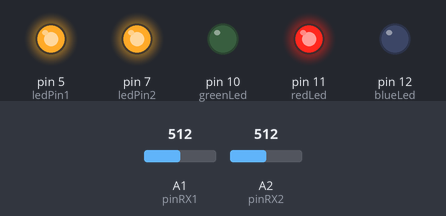
The sketch below on a simulated Arduino Uno, built with avr-gcc and run on an emulated ATmega328P. Shown: output pins drawn as LEDs (lit = HIGH). The test bench sets the inputs (shaded band); at power-on: A1 (pinRX1) = 512, A2 (pinRX2) = 512. What the sketch prints to the serial monitor is not drawn.

Above: at 0.6 s.
Timing chart, 0 to 3.0 s (numbered marks = the images above):
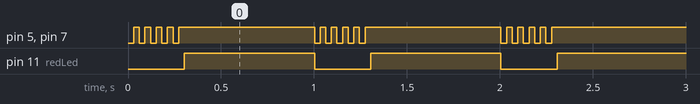

Measured:
- by itself, pin 5 (ledPin1), pin 7 (ledPin2): repeats every 1.0 s: 3 × (LOW 0.03 s, HIGH 0.03 s), LOW 0.03 s, HIGH 0.73 s, LOW 0.03 s, HIGH 0.03 s
- by itself, pin 11 (redLed): alternates HIGH for 0.70 s and LOW for 0.30 s

The sketch:

IRArduinoHandGestureRecognition.ino
```cpp
//Gesture Recognition code for 2 IR sets 30/3/19
//Michael Mc Ferran
//working wave functions with play/pause when hand above both IR
//version 3.8 with 2 IR Led arrays and leds to indicate switching, working wave gestures forward/rewind function
//working volume up/down


const int pinRX1 = A1; //IR receiver diode for left IR set
const int pinRX2 = A2; //IR receiver diode for right IR set

int ledPin1 = 5;        // used to be 22 declaring and initializing a variable   ledPin1 for output port;
int ledPin2 = 7; // second set
int delay_ms = 50;  // declaring and initializing a variable  delay_ms  for delay;
int delay_av = 30;   //delay used in averaging procedure and getting an ambient light reading.
// for fast boards it should be set to lower value, e.g. 10 or smaller


int greenLed =10;
int redLed = 11;
int blueLed = 12;
int switch1 = 0; //LEFT IR ONLY
int switch2 = 0; //BOTH IR
int switch3 = 0; // RIGHT IR ONLY
int switch5 = 0; //BOTH IR but for play/pause
//int switch6 = 0; //used for volume up
//int switch7 = 0;// used for volume down

void setup() {
  //runs once when you press reset or power the board
  // initialize digital pin ledPin as an output.

  Serial.begin(9600);
  pinMode(ledPin1, OUTPUT);    // IR LED pins for left IR
  pinMode(pinRX1, INPUT);      // analog-in pin for left IR
  pinMode(ledPin2, OUTPUT);    // IR LED pins for right IR
  pinMode(pinRX2, INPUT);      // analog-in pin for right IR

  pinMode(greenLed, OUTPUT); //green led
  pinMode(redLed, OUTPUT); //red led
  pinMode(blueLed, OUTPUT); //blue led
}


void loop() {


int Nav =5;  // number of samples used for averaging
int valueIR1[5];  // values of voltage "read" by the IR receiver

int ambientIR1 = 0; // signal magnitude  generated by an ambient IR
int targetIR1 = 0;  // signal magnitude generated by reflection from target
int distL = 0; // distance to target
int calib1 = 60;         // distance calibration parameter originally 100


int valueIR2[5];  // values of voltage "read" by the IR receiver

int ambientIR2 = 0; // signal magnitude  generated by an ambient IR
int targetIR2 = 0;  // signal magnitude generated by reflection from target
int distR = 0; // distance to target
int calib2 = 56;         // 56 distance calibration parameter difference of 4 from cailbrated 1


 for(int i=0;i<Nav;i++){ valueIR1[i] = 0; valueIR2[i] = 0;}  // initialize with 0


                   // storing IR coming from the ambient

for(int i=0;i<Nav;i++){


digitalWrite(ledPin1,LOW);                            // turning the IR LEDs on to read the IR coming from the target

digitalWrite(ledPin2,LOW);

 delay(delay_av);                                             // minimum delay necessary to read values
 ambientIR1 = analogRead(pinRX1);  // storing IR coming from the obstacle
 ambientIR2 = analogRead(pinRX2);

digitalWrite(ledPin1,HIGH);
digitalWrite(ledPin2,HIGH);   // turning the IR LEDs off to read the IR coming from the ambient

delay(delay_av);                                            // minimum delay necessary to read values

targetIR1 = analogRead(pinRX1);
targetIR2 = analogRead(pinRX2);

 valueIR1[i] = ambientIR1-targetIR1;   // calculating changes in IR values and storing it for future average
 valueIR2[i] = ambientIR2-targetIR2;
}


for(int i=0; i<Nav; i++){        // calculating the average based on the "accuracy"

     distL = distL + valueIR1[i];

     distR = distR + valueIR2[i];
  }

distL = distL/Nav;    //averaging
distR = distR/Nav;

distL = calib1 - distL;  // when target is close, ambientIR-targetIR is maximal
                                              // so the actual distance is calib - distanceTotarget
                                              // to find calib value, bring the target as close to the
                                              // IR receiver as possible and record the value from the
                                              // serial monitor

distR = calib2 - distR;

//declaring different hand wave states

//hand above left IR
if ( (distL<50)&&(distR>70) ) {switch1 =1;} //1 meaning hand above left

//hand above both
if ( (distL<50)&&(distR<50) ) {switch2 =2;} //2 represents hand above both

//hand above neither
if ( (distL>70)&&(distR>70) ) {switch1 = 4, switch2 = 4, switch3 = 4, switch5 = 4;}
//4 means off

//hand above right IR
if ( (distL>70)&&(distR<50) ) {switch3 =3;} //3 meaning hand above right


//play/pause only hand slightly higher above both
if ( (distL>55)&&(distR>55) && (distL<68)&&(distR<68)){switch5 = 5;}
//5 represents hand above both at higher position


                    //IR Gestures

//hand above left first
int increment = 0;
while (increment < 1){ //allows value to reset
increment++;
//  Serial.println(distL,DEC);
//  Serial.println("\t");
//  Serial.println("right");
//  Serial.println(distR,DEC);

if (switch1 ==1) {
  digitalWrite(greenLed, HIGH);
  delay (200);


      //Wave left to right,
      //same as Ctrl+right on keyboard
      //hand is now above both
      if (switch1==1 && switch2==2) {

          digitalWrite(greenLed, HIGH);
          digitalWrite(redLed, HIGH);
          //hand swiped right
          {Serial.println
          ("Fast Forward");
           delay (300);}
           Serial.print("\t");
         }

        //volume Up by raising hand
       if ((distL>55) && (distR>70)) {

      digitalWrite(greenLed, HIGH);
      delay(50);
      digitalWrite(greenLed, LOW);
      digitalWrite(redLed, HIGH);
      delay(50);
      digitalWrite(redLed, LOW);
      digitalWrite(blueLed, HIGH);
      delay(50);
      {Serial.println ("Increase Volume"); delay (300);}
       }
          //Volume down
         if ((distL<45) && (distR>75)) {//Hand lowered to decrease volume, 75 as max ambient is 78-79

      digitalWrite(blueLed, HIGH);
      delay(50);
      digitalWrite(blueLed, LOW);
      digitalWrite(redLed, HIGH);
      delay(50);
      digitalWrite(redLed, LOW);
      digitalWrite(greenLed, HIGH);
      delay(50);
      {Serial.println ("Decrease Volume"); delay (300);}
         }
    }
}


  //Wave right to left, same as ctrl+left on keyboard
// hand above right first
if (switch3 ==3){
digitalWrite(blueLed, HIGH);
delay (200); //to show right IR is working


         //detects the hand now above both
           if (switch3==3 && switch2==2) {

             digitalWrite(blueLed, HIGH);
             digitalWrite(redLed, HIGH);
              //hand swiped left
             {Serial.println ("Rewind"); delay (300);}
            }
}


//Play/Pause when hand above both IR and puts red led on, currently works by not using switch 5


  if (switch5==5) {

   digitalWrite(redLed, HIGH);
   {Serial.println("Play Or Pause"); delay (500);}
   delay(200); //???
  }


// turns LEDS off when hand removed
else   (switch1==4 && switch2==4 && switch3==4 && switch5==4); //added in switch 5
  {
     digitalWrite(greenLed,LOW);
      digitalWrite (redLed,LOW);
      digitalWrite (blueLed,LOW);
     //Serial.println ("Hand removed");
     }


//Volume Control by lifting hand and moving up for volume up, down for volume down with hand above left IR, can't do both
//as range taken up by play/pause and hand above both for waves as well


//serial monitoring in python
//Serial.println("initial distance of left IR");
//Serial.println(distL,DEC); //to check if IR1 is working correctly
//Serial.println("initial distance of right IR");
//Serial.println(distR,DEC); //to check if IR1 is working correctly

//only used for Arduino Serial monitor checking/calibrating values

//Serial.print(distL,DEC);
//Serial.print("\t");
//Serial.print(distR,DEC);
//Serial.print("\t");
//Serial.print(switch1,DEC);
//
//Serial.println(" ");
}
```
